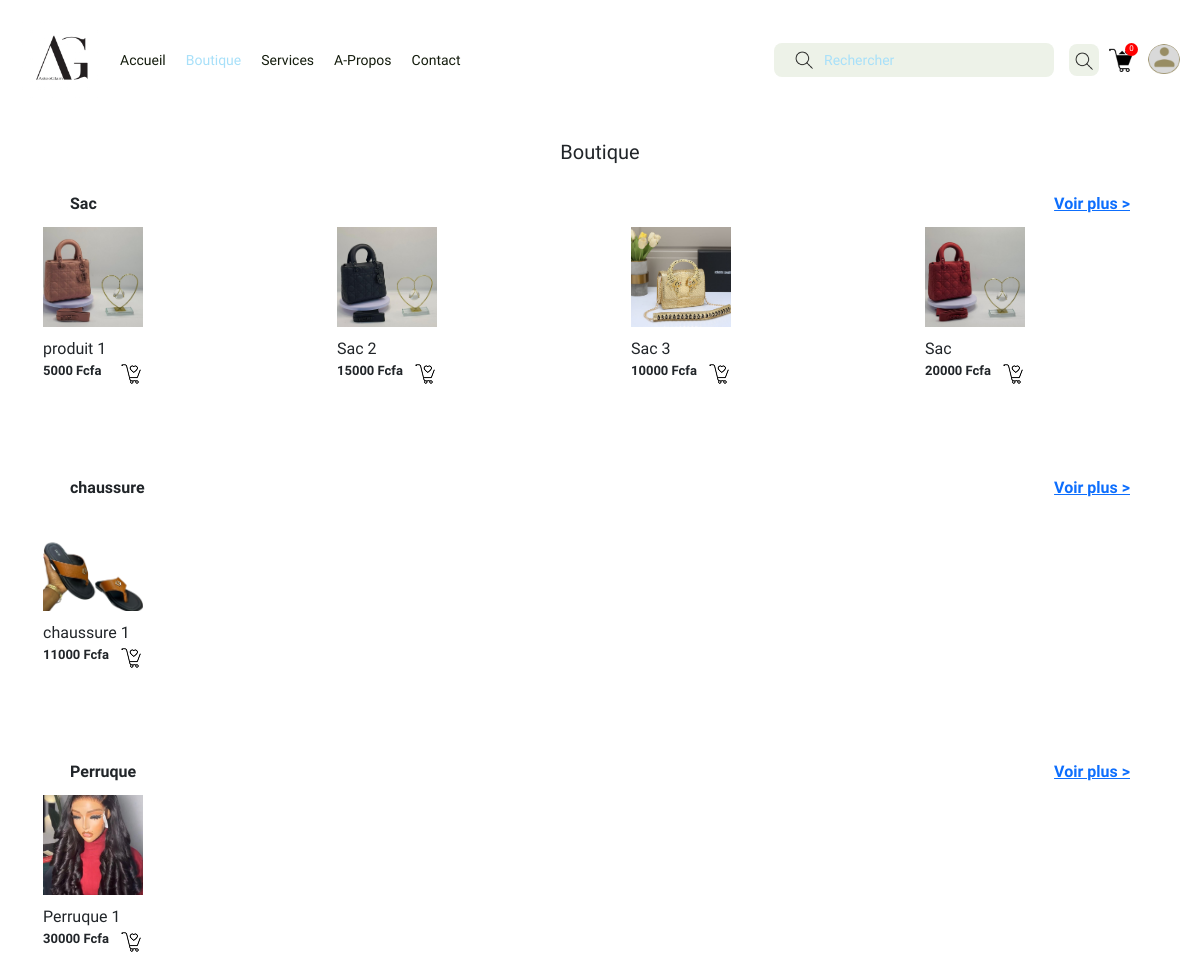
/boutique/, run on an earlier commit of the app's database.
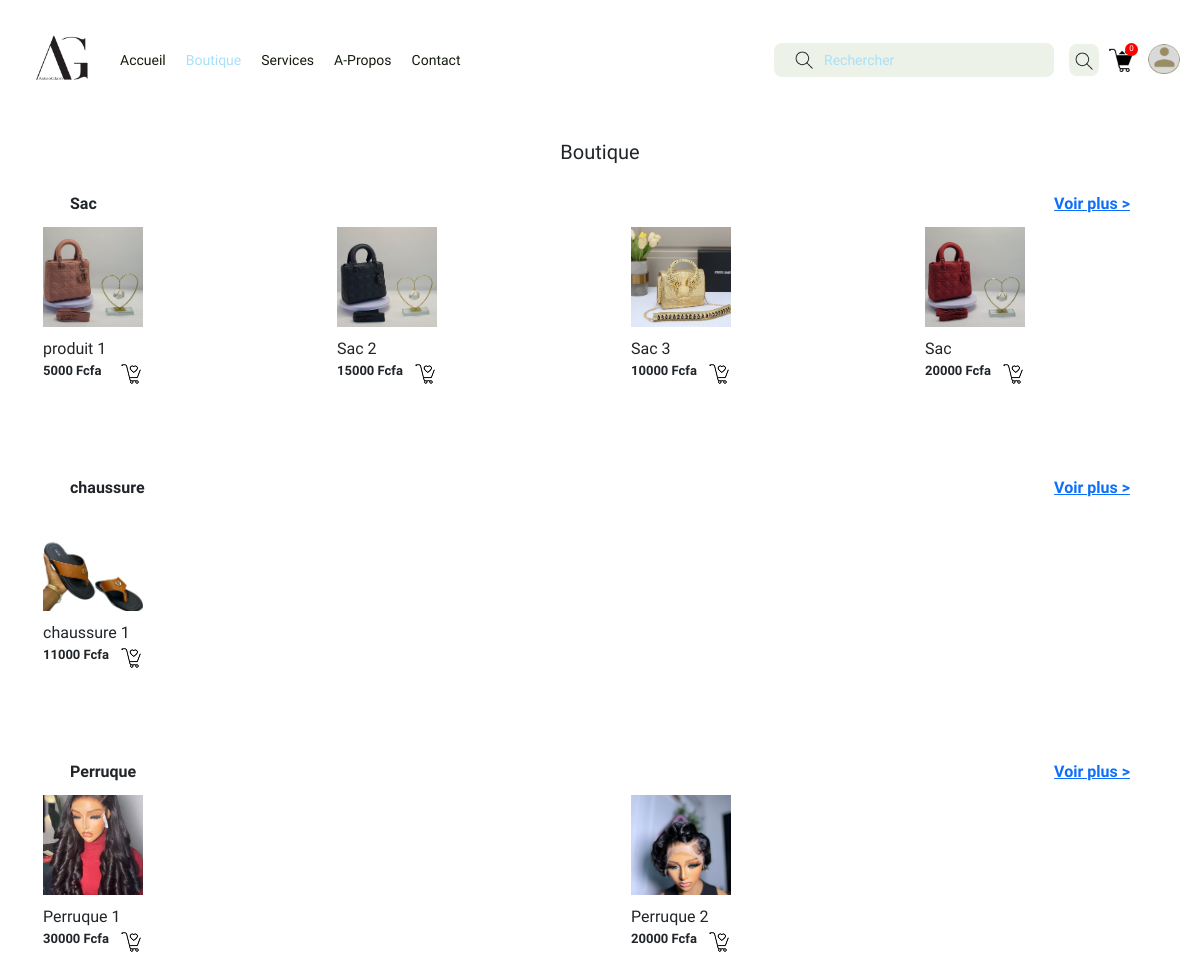
And on a later commit of the database.
### vente/models.py (models this page shows, shortened)
class Categorie(models.Model):
    nom= models.CharField(max_length=100)
    description= models.TextField()
    image = models.ImageField(upload_to= 'categorie_image/')

class Produit(models.Model):
    nom = models.CharField(max_length=100)
    prix = models.IntegerField()
    description = models.TextField()
    categorie = models.ForeignKey(Categorie,on_delete=models.SET_NULL,null=True)
    image = models.ImageField(upload_to= 'produit_image/')

### vente/views.py (the view)
# urls.py: path('boutique/', views.boutique,name="boutique"),
def boutique(request):
    query = request.GET.get('sr-input-ls-nav')  # Récupère le mot-clé saisi
    if query:
        produits = Produit.objects.filter(
            Q(nom__icontains=query) | Q(description__icontains=query)
        )
    else:
        produits = Produit.objects.all()
    categories = Categorie.objects.all()
    return render(request, 'vente/boutique.html', {
        'produits': produits,
        'categories': categories,
        'query': query
    })

### vente/context_processors.py (called while the page is built)
def panier_count(request):
    if "panier" not in request.session:
        request.session["panier"] = []
    panier = request.session["panier"]
    nombre = len(panier)
    return {'nombre': nombre}

### vente/templates/vente/boutique.html (shortened to what this page needs)
{%load static %}
<!DOCTYPE html>
<html lang="en">
<head>
    <link href="https://cdn.jsdelivr.net/npm/bootstrap@5.0.2/dist/css/bootstrap.min.css" rel="stylesheet">
    <link rel="stylesheet" href="{%static 'base.css'%}">
    <link rel="stylesheet" href="{% static 'boutique.css'%}">
</head>
<body>
    <nav class="large-screen-nav">
        <div class="left-ls-nav">
            <a href="{% url '' %}"><img src="{% static 'logo1.jpg'%}" alt=""></a>
            <div class="ls-nav-links-container">
                <a href="{% url '' %}">Accueil</a>
                <a class="active" href="{% url 'boutique' %}">Boutique</a>
                <a href="{% url 'services' %}">Services</a>
                <a href="{% url 'apropos' %}">A-Propos</a>
                <a href="{% url 'contact' %}">Contact</a>
            </div>
        </div>
        <div class="right-ls-nav">
            <form action="{% url 'boutique' %}" method="get" class="ls-nav-search-form">
                <img class="sr-icon-ls-nav" src="{% static 'search.png'%}" alt="">
                <input type="text" name="sr-input-ls-nav" id="sr-input-ls-nav" placeholder="Rechercher">
                <button class="sr-btn-ls-nav"><img src="{% static 'search.png'%}" alt=""></button>
            </form>
            <div class="ls-nav-panier-user">
                <a href="{% url 'panier' %}">
                    <span>{{nombre}}</span>
                    <img src="{% static 'panier.png'%}" alt="">
                </a>
                <a href="{% url 'profil' %}">
                    <div class="user-container"></div>
                </a>
            </div>
        </div>
    </nav>
    <div class="contenu">
        <div class="tete">
            <h5>Boutique</h5>
        </div>
        {% for categorie in categories %}
        <div class="cat">
            <div class="entete_cat">
                <div class="nom_cat">{{ categorie.nom }}</div>
                <div class="voir_plus">
                    <a href="{% url 'categorie_filtre' categorie.id %}">Voir plus ></a>
                </div>
            </div>
            <div class="container">
                {% for produit in produits %}
                    {% if produit.categorie == categorie %}
                    <div class="square-container" id="imageContainer{{ produit.id }}"
                    onclick="toggleSelection('imageContainer{{ produit.id }}')">
                            <div class="formulaire">
                                <a href="{% url 'detail_produit' produit.id %}">
                                    <img class="square-image" src="{{ produit.image.url }}" alt="{{ produit.nom }}">
                                </a>
                            </div>
                            <div class="image-title">
                                <div class="fruit">{{ produit.nom }}</div>
                                <div class="ajout_panier">
                                    <div class="prix">{{ produit.prix }} Fcfa</div>
                                    <a href="{% url 'ajouter_au_panier' produit.id %}">
                                        <div class="Shopping">
                                            <img src="{% static 'Shopping Cart.png' %}" alt="Ajouter au panier" >
                                        </div>
                                    </a>
                                </div>
                            </div>
                    </div>
                    {% endif %}
                {% endfor %}
            </div>
        </div>
        {% endfor %}
    </div>
</body>
</html>

What changed in the data, as far as the page shows it:
added Produit: image (picture), nom "Perruque 2", prix "20000", shown under Categorie "Perruque"
